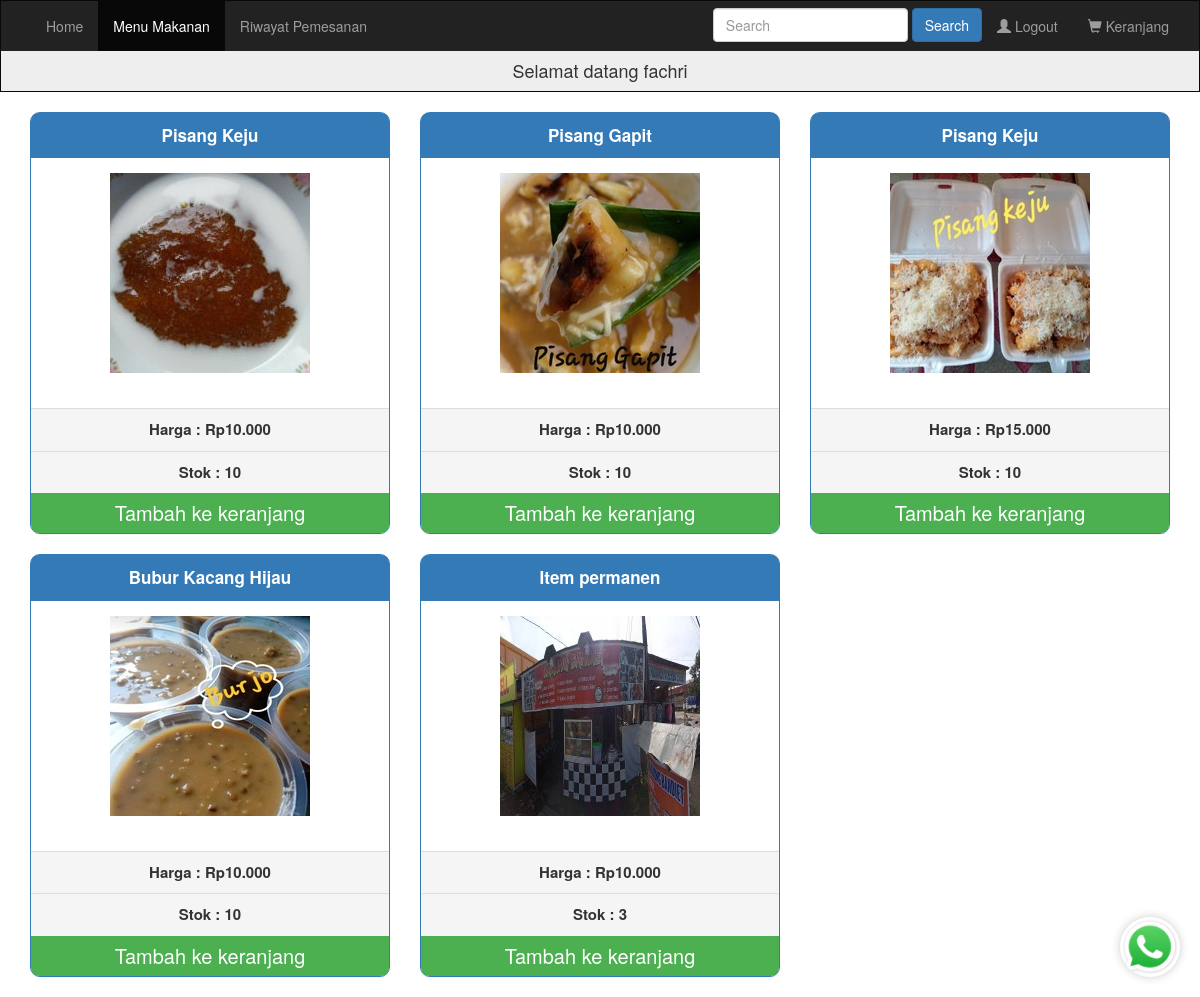
Page /menu.php (signed in) on the earlier database version.
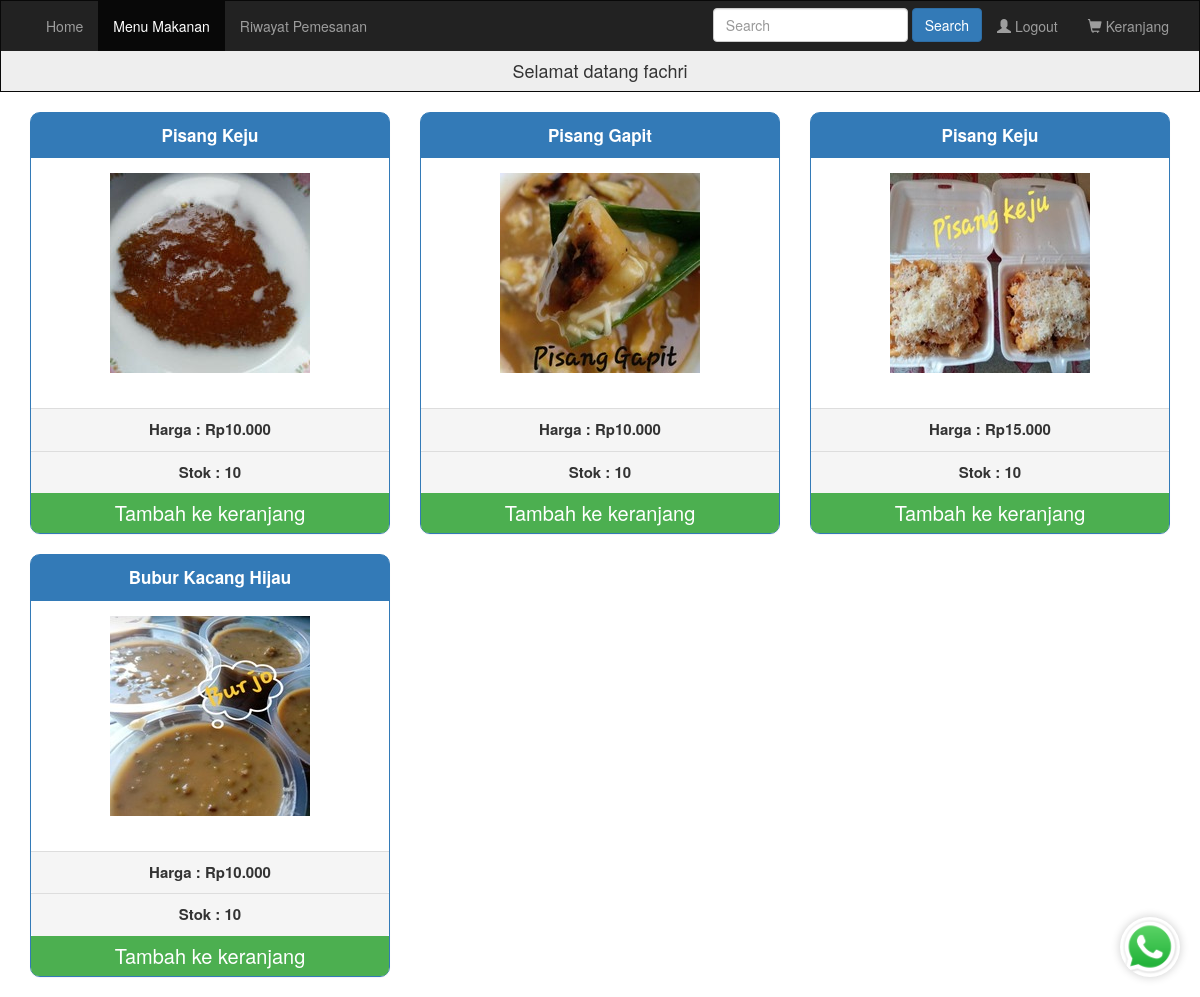
Same page on the later database version.
### tables this page shows
CREATE TABLE `items` (
  `item_id` int(11) NOT NULL,
  `item_name` varchar(225) NOT NULL,
  `stok` int(11) NOT NULL,
  `harga` decimal(6,3) NOT NULL,
  `item_image` varchar(100) DEFAULT NULL,
  `item_keywords` text DEFAULT NULL,
  `aktif` tinyint(1) NOT NULL DEFAULT 1
);

### menu.php (the view, shortened to what this page needs)
<?php
require("koneksi/koneksi.php");
if (!isset($_SESSION['username'])) {
  echo "<script>window.open('login.php','_self')</script>";
} else {
?>
  <html lang="en">
  <head>
    <link rel="stylesheet" href="https://maxcdn.bootstrapcdn.com/bootstrap/3.3.7/css/bootstrap.min.css">
    <link rel="stylesheet" href="css/menu.css">
  </head>
  <body>
    <nav class="navbar navbar-inverse" style="border-radius:0px;">
      <div class="container-fluid">
        <div class="collapse navbar-collapse" id="myNavbar">
          <ul class="nav navbar-nav">
            <li><a href="home.php">Home</a></li>
            <li class="active"><a href="menu.php">Menu Makanan</a></li>
            <li><a href="history.php">Riwayat Pemesanan</a></li>
          </ul>
          <ul class="nav navbar-nav navbar-right">
            <li style="top:7px;">
              <form class="form-inline my-2 my-lg-0" method="get" action="results.php" enctype="multipart/form-data">
                <input class="form-control" type="search" name="user_query" placeholder="Search" aria-label="Search">
                <button class="btn btn-primary" name="search" type="submit">Search</button>
              </form>
            </li>
            <li><?php
                if (!isset($_SESSION['username'])) {
                  echo "<a href='login.php'><span class='glyphicon glyphicon-user'></span> Login</a>";
                } else {
                  echo "<a href='logout.php'><span class='glyphicon glyphicon-user'></span> Logout</a>";
                }
                ?></li>
            <li><a href="cart.php"><span class="glyphicon glyphicon-shopping-cart"></span> Keranjang</a></li>
          </ul>
        </div>
      </div>
      <div class="collapse navbar-collapse" style="text-align:center; background-color:#eeeeee; ">
        <h4>Selamat datang <?php echo $_SESSION['cust_name']; ?></h4>
      </div>
    </nav>
    <div class="container">
      <div class="row">
        <?php
        $stmt = $conn->query('select item_id,item_name,harga,stok,item_image from items where aktif=1');
        while ($row = $stmt->fetch(PDO::FETCH_ASSOC)) {
        ?>
          <div class="col-sm-4">
            <div class="panel panel-primary" style="border-radius:10px 10px 10px 10px;">
              <div class="panel-heading" align="center" style="border-radius:7px 7px 0px 0px;"><b style="font-size:17px;"><?php echo $row['item_name']; ?></b></div>
              <div class="panel-body" align="center" style="height:250px; width:auto; "><?php echo '<img src="' . $row['item_image'] . '"  alt="Image">' ?></div>
              <div class="panel-footer" align="center"><b style="font-size:15px;">Harga : Rp<?php echo $row['harga']; ?></b></div>
              <div class="panel-footer" align="center">
                <b style="font-size:15px;">Stok : <?php echo $row['stok']; ?></b>
              </div>
              <?php if ($row['stok'] > 0) { ?>
                <a class="btn btn-tambah btn-md btn-block" href="menu.php?itm_id=<?php echo $row['item_id']; ?>">Tambah ke keranjang</a>
              <?php } else { ?>
                <button class="btn btn-light btn-lg btn-block" disabled style="color: red;">Stok habis. Silakan cek kembali nanti.</button>
              <?php } ?>
            </div>
          </div>
        <?php } ?>
      </div>
    </div>
    <a href="https://wa.me/+6289521598295?text=Halo%20saya%20ingin%20bertanya%20tentang%20produk%20Anda" class="whatsapp-button" target="_blank">
      <img src="Pictures/whatsapp.webp" alt="Logo WhatsApp">
    </a>
  </body>
  </html>
<?php } ?>

### css/menu.css (style rules this page uses)
.panel { transition: transform 0.3s ease, box-shadow 0.3s ease; }
.btn-md { font-size: 20px; }
.btn-tambah { background-color: #4caf50; color: white; border: none; border-radius: 0px 0px 8px 8px; }
.whatsapp-button { position: fixed; bottom: 20px; right: 20px; z-index: 1000; transition: transform 0.3s ease, box-shadow 0.3s ease; }
.whatsapp-button img { width: 60px; height: 60px; border-radius: 50%; box-shadow: 0 0 10px rgba(0, 0, 0, 0.2); }

Differences in the rows shown:
no longer on this page (row edited): items: item_name "Item permanen", item_image (picture), harga "10.000", stok "3"
